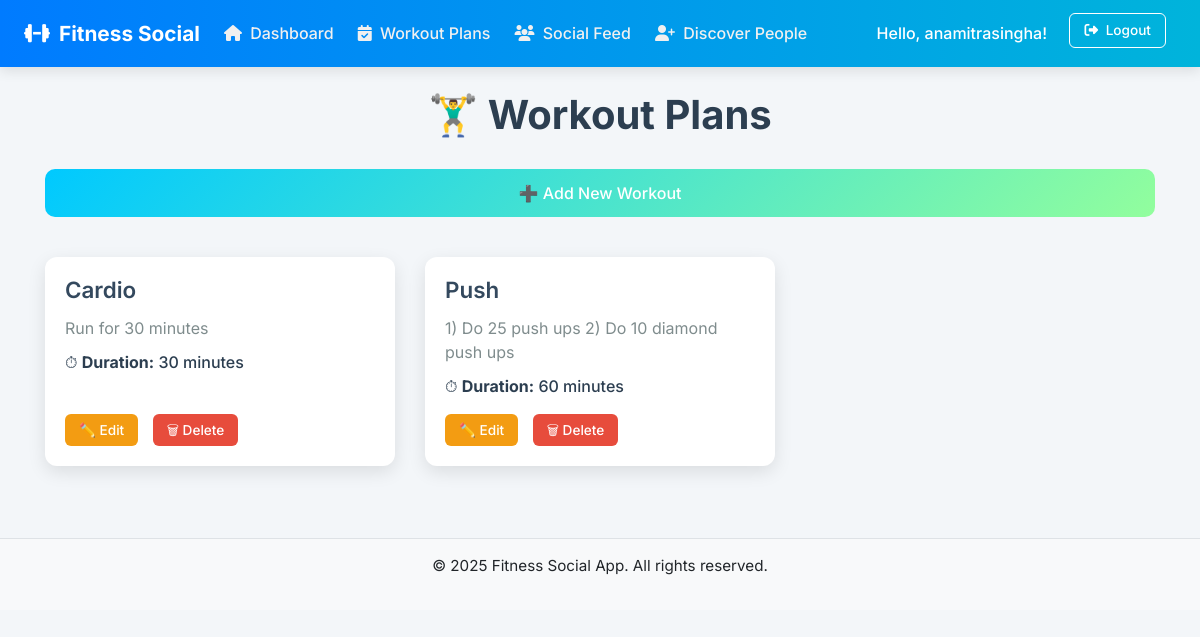
Page /workout-plans/ (signed in) on the earlier database version.
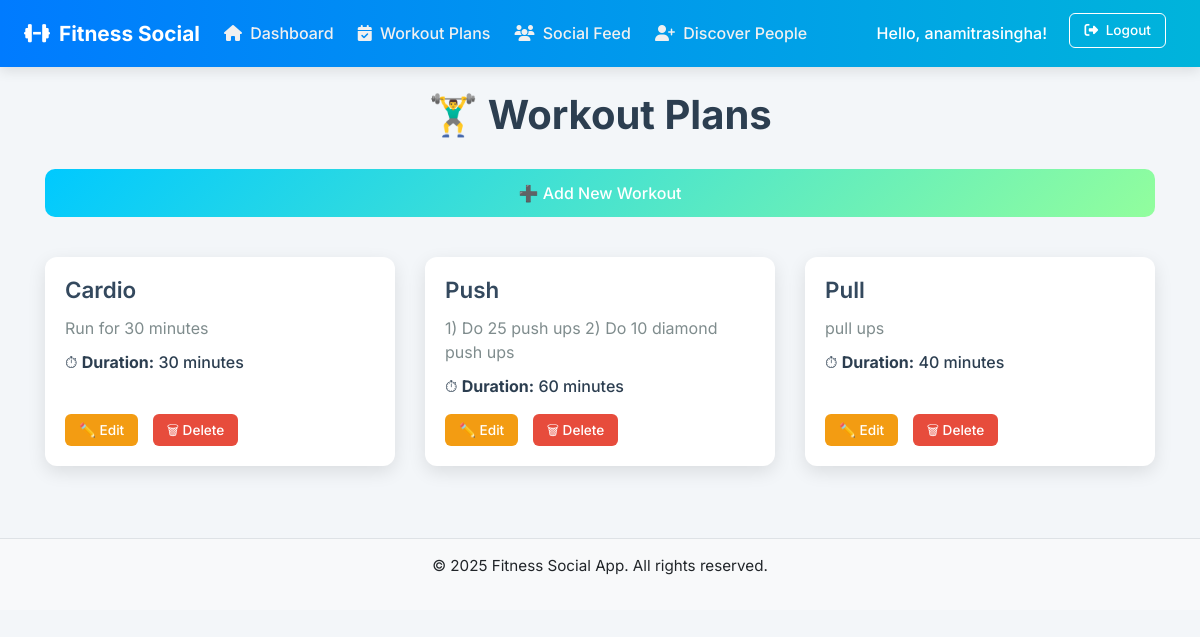
Same page on the later database version.
### core/models.py (models this page shows, shortened)
class Workout(models.Model):
    user = models.ForeignKey(User, on_delete=models.CASCADE)  # Link to the user who created it
    name = models.CharField(max_length=100)  # Name of the workout plan
    description = models.TextField()  # Description of the workout plan
    duration = models.IntegerField(help_text="Duration in minutes")  # Duration of the workout
    date_created = models.DateTimeField(auto_now_add=True)  # Auto-generated timestamp

### core/views.py (the view)
# urls.py: path('workout-plans/', views.workout_plans, name='workout_plans'),
@login_required
def workout_plans(request):
    workouts = Workout.objects.filter(user=request.user)  # Show only the logged-in user's workouts
    return render(request, 'workout_plans.html', {'workouts': workouts})

### templates/workout_plans.html (shortened to what this page needs)
{% extends 'base.html' %}
{% block content %}
<h1 class="page-title">🏋️‍♂️ Workout Plans</h1>
<a href="{% url 'add_workout' %}" class="add-btn">➕ Add New Workout</a>
<div class="row">
    {% for workout in workouts %}
    <div class="col-md-4 mb-4 d-flex">
        <div class="card w-100">
            <div class="card-body d-flex flex-column">
                <h5 class="card-title">{{ workout.name }}</h5>
                <p class="card-text">{{ workout.description }}</p>
                <p class="duration">⏱ <strong>Duration:</strong> {{ workout.duration }} minutes</p>
                <div class="mt-auto">
                    <a href="{% url 'edit_workout' workout.pk %}" class="btn btn-warning btn-sm">✏️ Edit</a>
                    <a href="{% url 'delete_workout' workout.pk %}" class="btn btn-danger btn-sm">🗑 Delete</a>
                </div>
            </div>
        </div>
    </div>
    {% empty %}
    <p class="no-workouts">No workout plans available. Time to start lifting! 💪</p>
    {% endfor %}
</div>
{% endblock %}

Differences in the rows shown:
added Workout: name "Pull", description "pull ups", duration "40"
